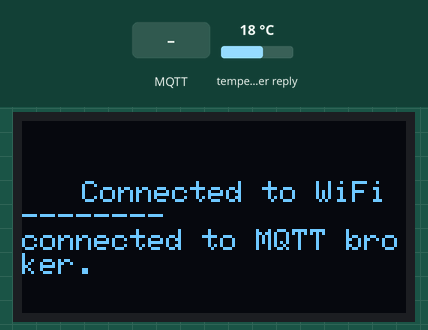
Recording of a sketch running on a simulated ESP32. On the bench: 128×64 one-colour display. Inputs (shaded band) come from the test bench; at power-on: temperature in the weather reply 18 °C. WiFi joins after 1.5 s; servers stay silent unless stated; no MQTT or app messages arrive unless stated; web services answer with replies made up by the test bench; what the sketch prints to the serial monitor is not drawn.

Above: at 1.7 s.
3.9 s: MQTT message "1" arrives on the first subscribed topic
At 5.2 s:
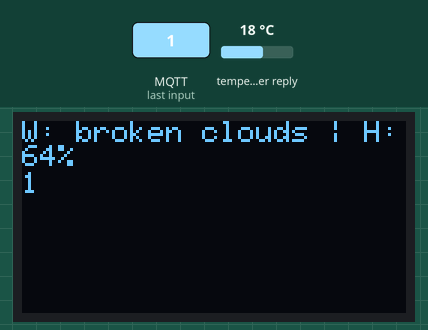
5.6 s: MQTT message "0" arrives on the first subscribed topic
At 6.5 s:
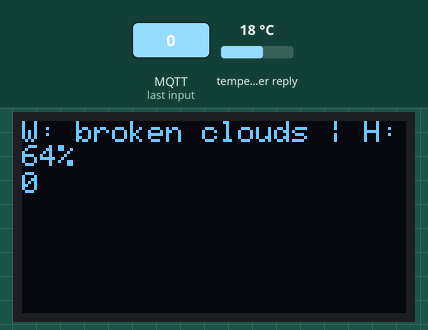
7.3 s: MQTT message "on" arrives on the first subscribed topic
At 8.7 s:
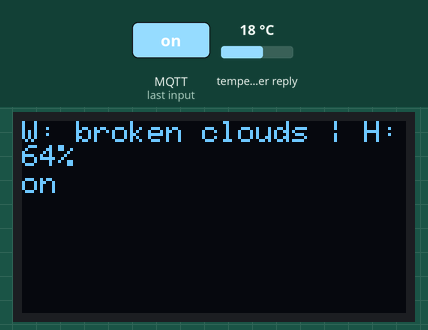
9.0 s: MQTT message "2" arrives on the first subscribed topic
At 10.3 s:
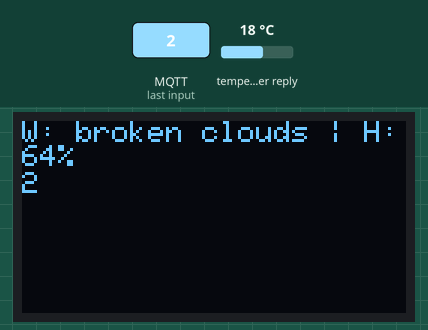
10.7 s: MQTT message "off" arrives on the first subscribed topic
At 11.6 s:
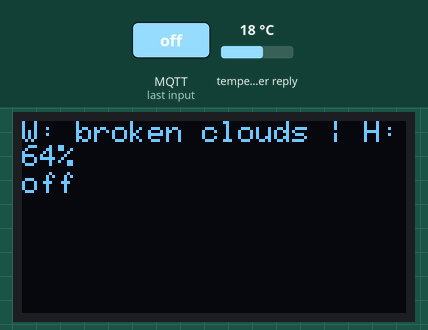
12.4 s: MQTT message "1" arrives on the first subscribed topic
At 14.0 s:
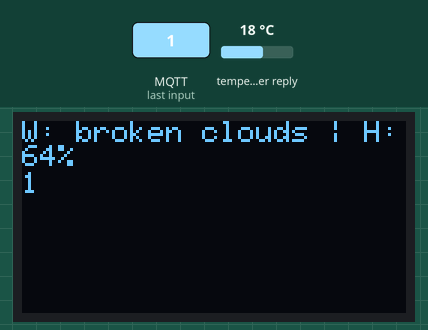
Timing chart, 0 to 15.1 s (numbered marks = the images above; inputs shaded):
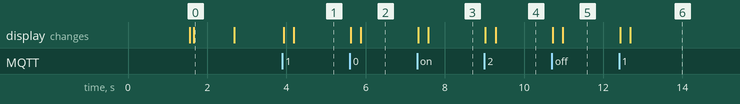

The sketch:

project.ino
```cpp
#include <Wire.h>
#include <Adafruit_GFX.h>
#include <Adafruit_SSD1306.h>
#include <WiFi.h>
#include <PubSubClient.h>
#include <WiFiClientSecure.h>
#include <HTTPClient.h>
#include <ArduinoJson.h>
#include <base64.h>


#define OLED_ADDR   0x3C
Adafruit_SSD1306 display(128, 64, &Wire, -1);

//gmail
const char* gmailToken = "your_gmail_token";// Gmail API credentials
//AIzaSyA9K5LIfaEbsjePPc97PHq89LpHAroKZiw
//client_id=836420961256-r0fusrs0adg32686mc9shjetri6cgi26.apps.googleusercontent.com
//client_secret=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

//telegram api token = 6780863786:AAFiY2-CDOCrumd7oV6W3_B1x6chhqFZFWw
//telegram bot username : @Esp32_notificationprogram_Bot
//const char* gmailEndpoint = "www.googleapis.com";// Gmail API endpoint

//mqtt
const char *mqtt_username = "amir"; // username for authentication
const char *mqtt_password = "1234";// password for authentication
const char *topic = "esp32/project"; // my topic
const char *mqtt_broker = "w9a8ccf9.ala.us-east-1.emqxsl.com";// broker address
const int mqtt_port = 8883;// port of MQTT over TCP

const char* ca_cert= \
"-----BEGIN CERTIFICATE-----\n" \
"MIIDrzCCApegAwIBAgIQCDvgVpBCRrGhdWrJWZHHSjANBgkqhkiG9w0BAQUFADBh\n" \
"MQswCQYDVQQGEwJVUzEVMBMGA1UEChMMRGlnaUNlcnQgSW5jMRkwFwYDVQQLExB3\n" \
"d3cuZGlnaWNlcnQuY29tMSAwHgYDVQQDExdEaWdpQ2VydCBHbG9iYWwgUm9vdCBD\n" \
"QTAeFw0wNjExMTAwMDAwMDBaFw0zMTExMTAwMDAwMDBaMGExCzAJBgNVBAYTAlVT\n" \
"MRUwEwYDVQQKEwxEaWdpQ2VydCBJbmMxGTAXBgNVBAsTEHd3dy5kaWdpY2VydC5j\n" \
"b20xIDAeBgNVBAMTF0RpZ2lDZXJ0IEdsb2JhbCBSb290IENBMIIBIjANBgkqhkiG\n" \
"9w0BAQEFAAOCAQ8AMIIBCgKCAQEA4jvhEXLeqKTTo1eqUKKPC3eQyaKl7hLOllsB\n" \
"CSDMAZOnTjC3U/dDxGkAV53ijSLdhwZAAIEJzs4bg7/fzTtxRuLWZscFs3YnFo97\n" \
"nh6Vfe63SKMI2tavegw5BmV/Sl0fvBf4q77uKNd0f3p4mVmFaG5cIzJLv07A6Fpt\n" \
"43C/dxC//AH2hdmoRBBYMql1GNXRor5H4idq9Joz+EkIYIvUX7Q6hL+hqkpMfT7P\n" \
"T19sdl6gSzeRntwi5m3OFBqOasv+zbMUZBfHWymeMr/y7vrTC0LUq7dBMtoM1O/4\n" \
"gdW7jVg/tRvoSSiicNoxBN33shbyTApOB6jtSj1etX+jkMOvJwIDAQABo2MwYTAO\n" \
"BgNVHQ8BAf8EBAMCAYYwDwYDVR0TAQH/BAUwAwEB/zAdBgNVHQ4EFgQUA95QNVbR\n" \
"TLtm8KPiGxvDl7I90VUwHwYDVR0jBBgwFoAUA95QNVbRTLtm8KPiGxvDl7I90VUw\n" \
"DQYJKoZIhvcNAQEFBQADggEBAMucN6pIExIK+t1EnE9SsPTfrgT1eXkIoyQY/Esr\n" \
"hMAtudXH/vTBH1jLuG2cenTnmCmrEbXjcKChzUyImZOMkXDiqw8cvpOp/2PV5Adg\n" \
"06O/nVsJ8dWO41P0jmP6P6fbtGbfYmbW0W5BjfIttep3Sp+dWOIrWcBAI+0tKIJF\n" \
"PnlUkiaY4IBIqDfv8NZ5YBberOgOzW6sRBc4L0na4UU+Krk2U886UAb3LujEV0ls\n" \
"YSEY1QSteDwsOoBrp+uvFRTp2InBuThs4pFsiv9kuXclVzDAGySj4dzp30d8tbQk\n" \
"CAUw7C29C79Fv1C5qfPrmAESrciIxpg0X40KPMbp1ZWVbd4=\n" \
"-----END CERTIFICATE-----\n" ;


// WiFi
const char *ssid = "Amir.MJT"; //WiFi name
const char *password = "am8896626";  //WiFi password


WiFiClientSecure espClient;
// use wifi client to init mqtt client
PubSubClient client(espClient);

//weather
const char* weatherApiUrl = "http://api.openweathermap.org/data/2.5/weather?q=Tehran&appid=c4db12923b089f57a9d1f0cb0c003ec5";


void setup() {

  Serial.begin(115200);
  display.begin(SSD1306_SWITCHCAPVCC, OLED_ADDR);
  display.clearDisplay();
  display.setTextColor(WHITE);
  display.setTextSize(1);
  display.setCursor(20, 20);
  //display.println("MJT");
  //display.display();
  //display.println("MJT");
  // connecting to a WiFi network
  connectWIFI();
  // set root ca cert
  espClient.setCACert(ca_cert);
  // setup mqtt broker
  //client.setServer(mqtt_broker, mqtt_port);
  //client.setCallback(callback);

  connectMQTT();
}

void loop() {
  client.loop();
}


void connectWIFI(){
  //display.println("MJT");
  //display.display();
  WiFi.begin(ssid, password);
  while (WiFi.status() != WL_CONNECTED) {
      delay(500);
      //display.println("Connecting to WiFi..");
      //display.display();
  }
  display.println("Connected to WiFi");
  display.display();
}

void connectMQTT() {
  client.setServer(mqtt_broker, mqtt_port);
  client.setCallback(callback);
  while (!client.connected()) {
    Serial.println("connecting to MQTT broker...");
    display.println("--------");
    display.display();
    String client_id = "esp32-client-";
    client_id += String(WiFi.macAddress());
    if (client.connect(client_id.c_str(), mqtt_username, mqtt_password)) {
        display.println("connected to MQTT broker.");
        display.display();
        delay(1000);
        display.clearDisplay();
        display.println("hi");
        display.display();
        //Serial.println("hi");
    } else {
        display.println("Failed to connect MQTT ");
        display.display();
        display.println(client.state());
        Serial.println("Retrying in 3 seconds.");
        display.display();
        delay(3000);
        display.clearDisplay();
    }
  }
  client.publish(topic, "Hi EMQX I'm ESP32 ^^");
  client.subscribe(topic);
}

void callback(char *topic, byte *payload, unsigned int length) {
 display.clearDisplay();
 display.display();
 printweather();
 display.setCursor(0, 17);

 //display.print("Message arrived in topic: ");
 //display.println(topic);
 //display.display();
 //display.print("* ");
 for (int i = 0; i < length; i++) {
     display.print((char) payload[i]);
 }
 //display.println("-------------------");
 display.display();
}

void printweather(){
 //display.setCursor(0, 0);
 Serial.print("Fetching weather data...");
 if (WiFi.status() == WL_CONNECTED) {
    HTTPClient http;


    http.begin(weatherApiUrl);  // Specify the URL of the weather API
    int httpResponseCode = http.GET();

    if (httpResponseCode == HTTP_CODE_OK) {
      String payload = http.getString();

      DynamicJsonDocument jsonDoc(1024);
      deserializeJson(jsonDoc, payload);

      const char* weatherDescription = jsonDoc["weather"][0]["description"];
      //float temperature = jsonDoc["main"]["temp"];
      int humidity = jsonDoc["main"]["humidity"];
      //float windSpeed = jsonDoc["wind"]["speed"];
      //serial
      Serial.println("\nWeather Information:");
      //Serial.print("Description: ");
      //Serial.println(weatherDescription);
      //Serial.print("Temperature: ");
      //Serial.print(temperature);
      //Serial.println(" °C");
      //Serial.print("Humidity: ");
      //Serial.print(humidity);
      //Serial.println(" %");
      //Serial.print("Wind Speed: ");
      //Serial.print(windSpeed);
      //Serial.println(" m/s");
      //display
      display.setCursor(0, 0);
      display.print("W: ");
      display.print(weatherDescription);
      display.print(" | H:");
      display.print(humidity);
      display.print("%");
      display.display();
    } else {
      Serial.print("Error: ");
      Serial.println(httpResponseCode);
    }

    http.end();
  }
}
```

Measured:
- after the input at 3.9 s, the display: first changes at once (image 1 shows a later state)
- after the input at 5.6 s, the display: first changes at once (image 2 shows a later state)
- after the input at 7.3 s, the display: first changes at once (image 3 shows a later state)
- after the input at 9.0 s, the display: first changes at once (image 4 shows a later state)
- after the input at 10.7 s, the display: first changes at once (image 5 shows a later state)
- after the input at 12.4 s, the display: first changes at once (image 6 shows a later state)
- what the display in image 0 shows lasts 1.0 s, from 1.7 s to 2.7 s
